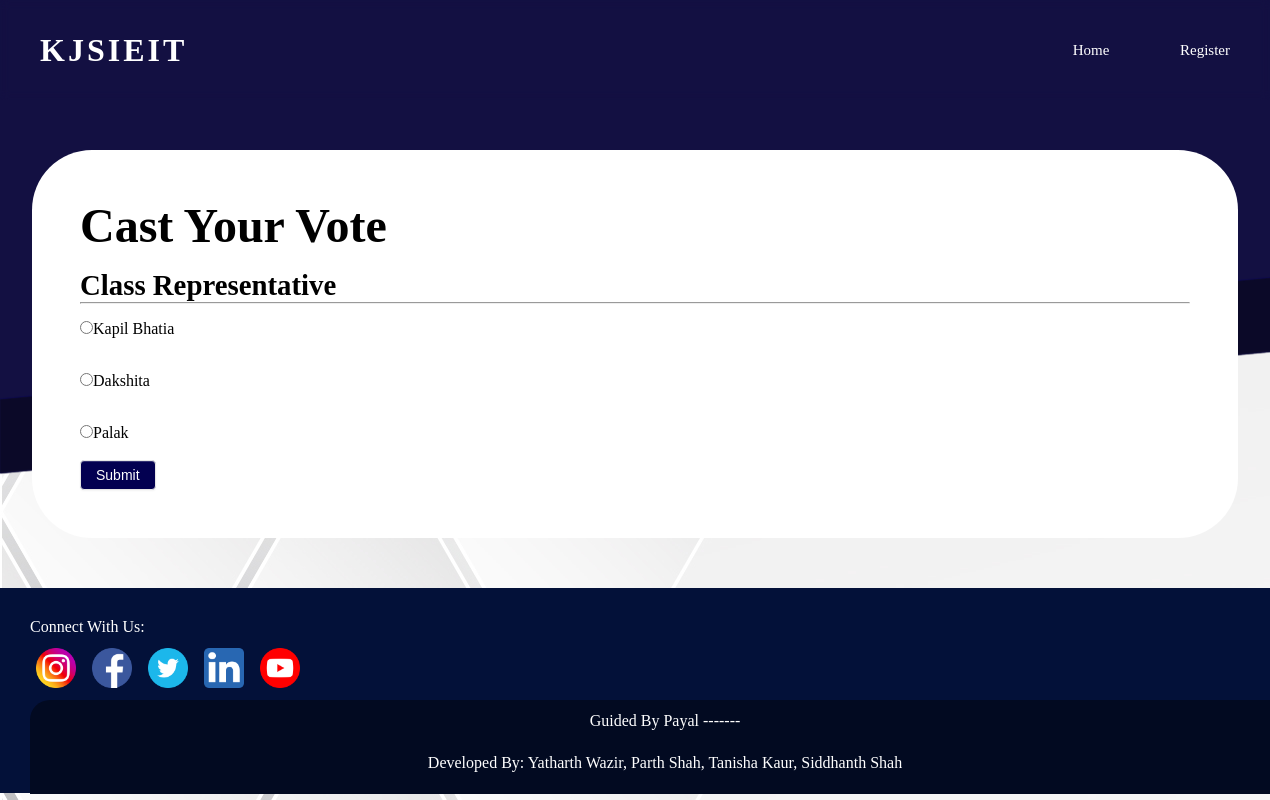
The app's page /a-vote/1/, older data.
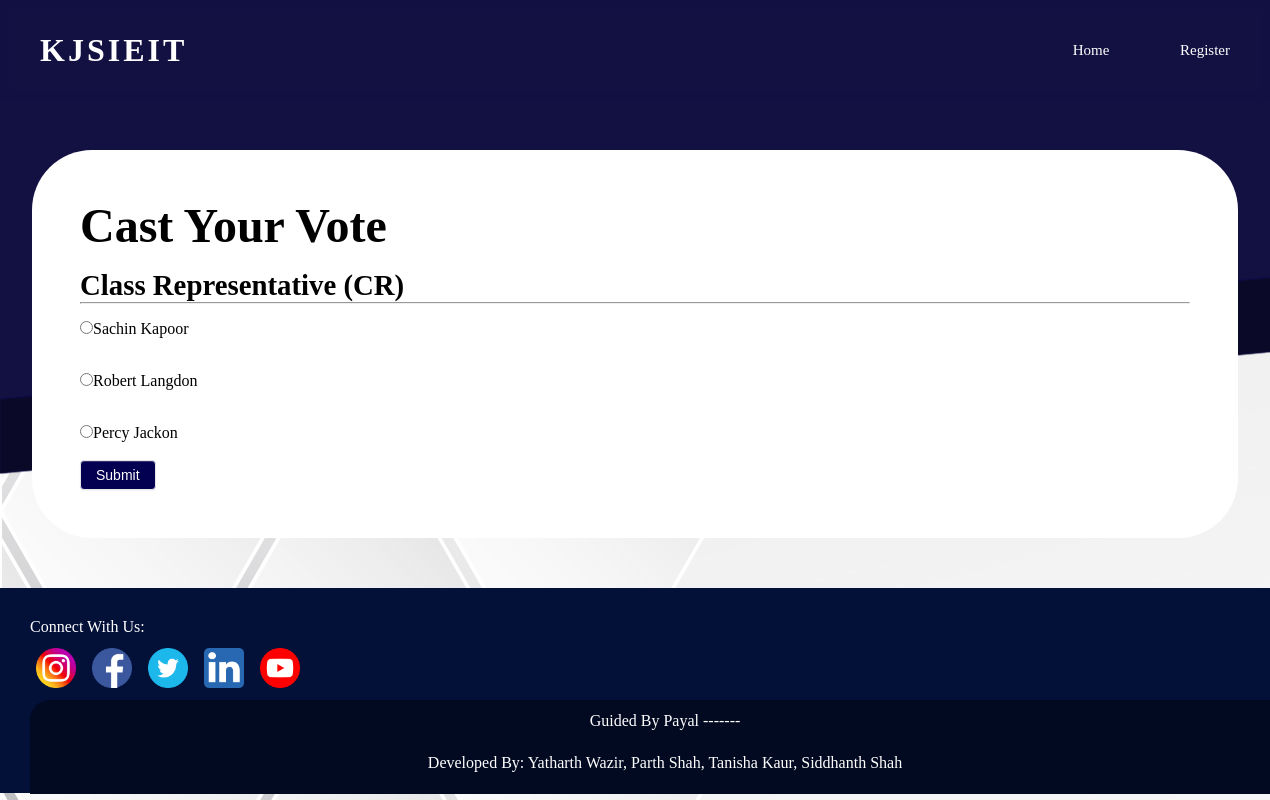
The same page, newer data.
### vote/models.py (models this page shows, shortened)
class ADivPoll(models.Model):
    Elections_for = models.TextField(max_length=30, null=True)
    candidate_1 = models.CharField(max_length=30, null=True)
    candidate_2 = models.CharField(max_length=30, null=True)
    candidate_3 = models.CharField(max_length=30, null=True)
    candidate_1_count = models.IntegerField(default=0)
    candidate_2_count = models.IntegerField(default=0)
    candidate_3_count = models.IntegerField(default=0)

### vote/views.py (the view, shortened to what this page needs)
# urls.py: path('a-vote/<int:vote_id>/', views.voteA, name='a-vote'),
def voteA(request,vote_id):
    poll=ADivPoll.objects.get(pk=vote_id)
    context={"poll":poll}
    return render(request, "vote/vote.html", context)

### vote/templates/vote/vote.html (shortened to what this page needs)
{% extends 'vote/navbar.html' %}
{% block content %}
<!DOCTYPE html>
<html lang="en">
<head>
    {% load static %}
    <link rel="stylesheet" href="{% static 'vote/css/evote.css' %}">
</head>
<body>
        <div class="panel">
            <div class="panel-heading"><h1>Cast Your Vote</h1></div>
            <div class="panel-body">
                    <div class="title">
                        <h2>{{poll.Elections_for}}</h2>
                    </div>
                        <hr>
                    <form method="POST">
                        <div class="form-group">
                            <div class="radio">
                                <label><input type="radio" name="poll" value="option1" required>{{poll.candidate_1}}
                                    </label> &nbsp;
                                <label><input type="radio" name="poll" value="option2" required>{{poll.candidate_2}}
                                    </label> &nbsp;
                                <label><input type="radio" name="poll" value="option3" required>{{poll.candidate_3}}
                                    </label> &nbsp;
                            </div>
                        </div>
                        <button type="submit" class="btn">
                            Submit
                        </button>
                    </form>
            </div>
        </div>
</body>
</html>
{% endblock %}

Row changes from the older to the newer data that the page shows:
changed ADivPoll: Elections_for "Class Representative" → "Class Representative (CR)"; candidate_1 "Kapil Bhatia" → "Sachin Kapoor"; candidate_2 "Dakshita" → "Robert Langdon"; candidate_3 "Palak" → "Percy Jackon"
Text that changed along with them:
form field poll: "☐ Kapil Bhatia" → "☐ Sachin Kapoor"
form field poll: "☐ Dakshita" → "☐ Robert Langdon"
form field poll: "☐ Palak" → "☐ Percy Jackon"
